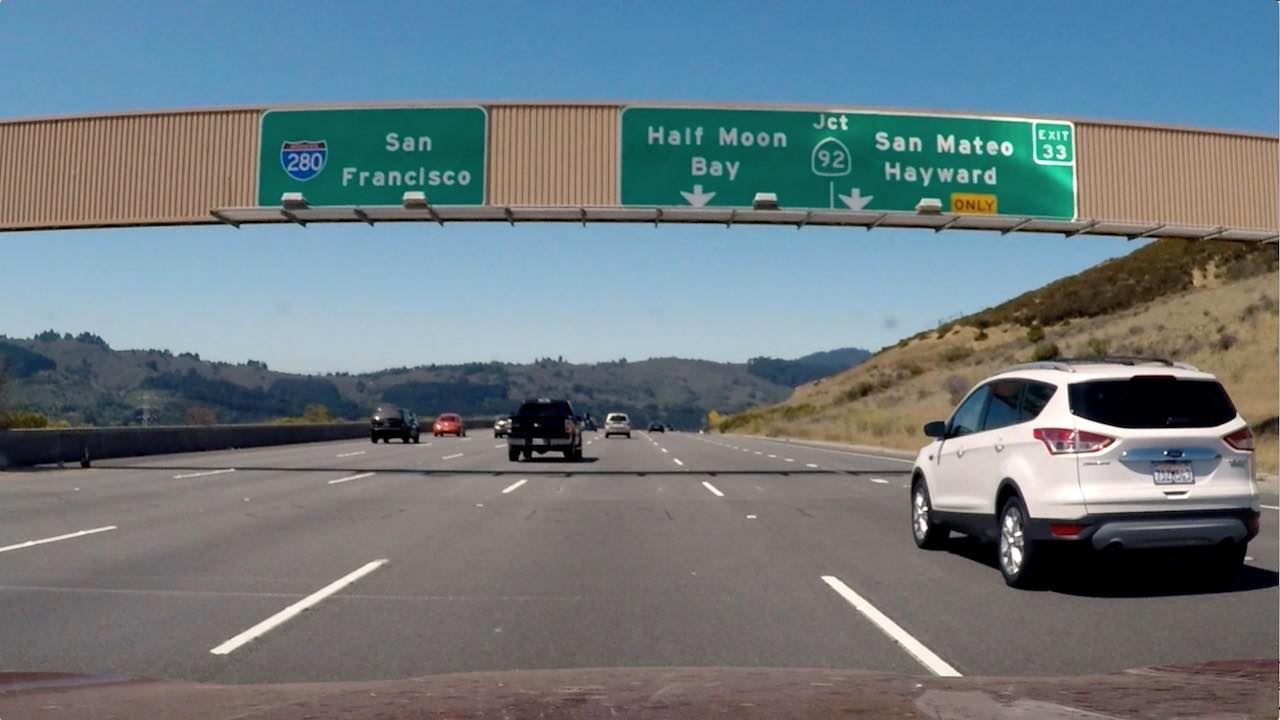
#> input picture signs_vehicles_xygrad.png, 1280 x 720 px
$ python GradientSample.py   (older library calls are emulated)
#> lines starting #> are read from the running program, lines starting #| are printed output that depends on the picture
import numpy as np
import cv2
import matplotlib.pyplot as plt
import matplotlib.image as mpimg
import pickle

# Read in an image
image = mpimg.imread('signs_vehicles_xygrad.png')
#> image is the input picture: shape (720, 1280, 3) float32; mean R, G, B 0.428, 0.477, 0.5


# Define a function that applies Sobel x and y,
# then computes the magnitude of the gradient
# and applies a threshold
# [48 lines left out: functions mag_thresh, dir_threshold, hls_select_s, not called in this run]


def pipeline(img, s_thresh=(0.3, 1.0), sm_thresh=(50, 130), sd_thresh=(0.7, 1.15)):
#> called with s_thresh = (0.3, 1), sm_thresh = (50, 130), sd_thresh = (0.7, 1.15)
    img = np.copy(img)
    # Convert to HLS color space and separate the V channel
    hls = cv2.cvtColor(img, cv2.COLOR_RGB2HLS).astype(np.float)
    l_channel = hls[:, :, 1]
    s_channel = hls[:, :, 2]
    # Sobel
    sobelx = cv2.Sobel(l_channel, cv2.CV_64F, 1, 0, ksize=3)
    sobely = cv2.Sobel(l_channel, cv2.CV_64F, 0, 1, ksize=3)
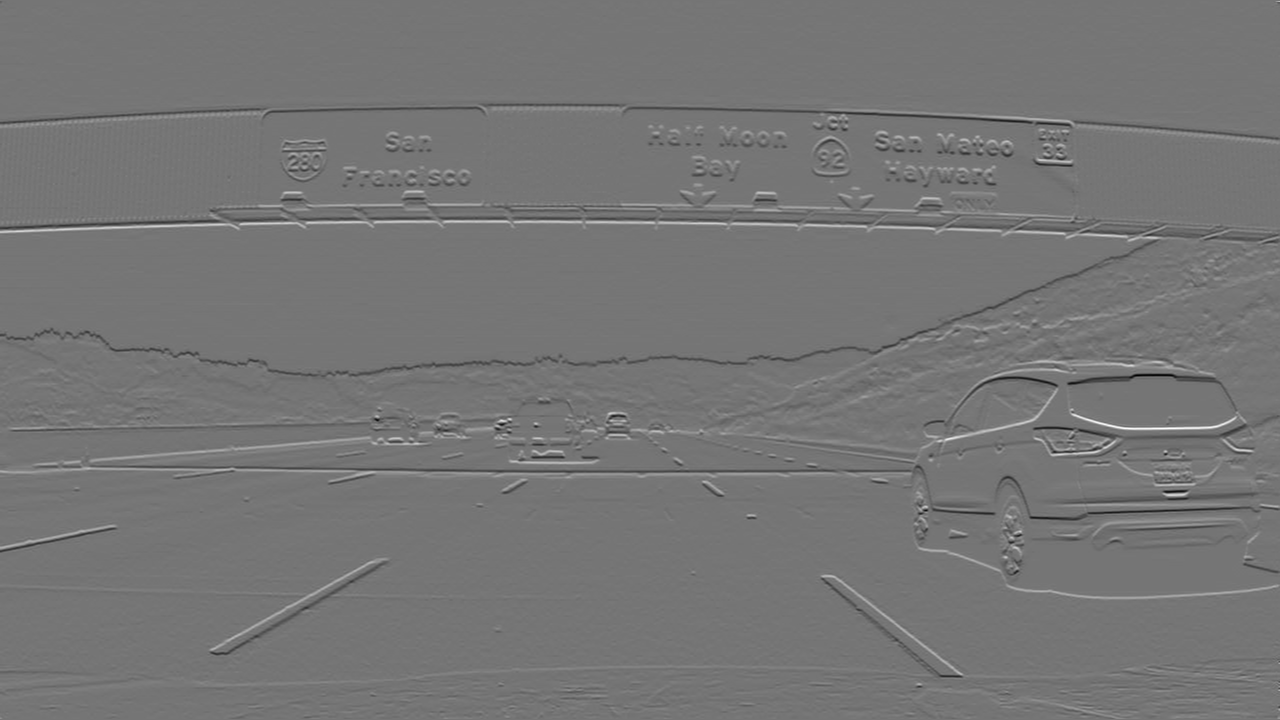
#> sobely: shape (720, 1280) float64; min -3.1, max 3.61, mean -0.00117; drawn with min black and max white

    sobel_mag = np.sqrt(np.square(sobelx) + np.square(sobely))
    scaled_sobel = np.uint8(255 * sobel_mag / np.max(sobel_mag))

    # Threshold gradient magnitude
    sm_binary = np.zeros_like(scaled_sobel)
    sm_binary[(scaled_sobel >= sm_thresh[0]) & (scaled_sobel <= sm_thresh[1])] = 1

    # Sobel again for gradient direction computation
    sobelx = cv2.Sobel(l_channel, cv2.CV_64F, 1, 0, ksize=7)
    sobely = cv2.Sobel(l_channel, cv2.CV_64F, 0, 1, ksize=7)
    abs_sobelx = np.abs(sobelx)
    abs_sobely = np.abs(sobely)
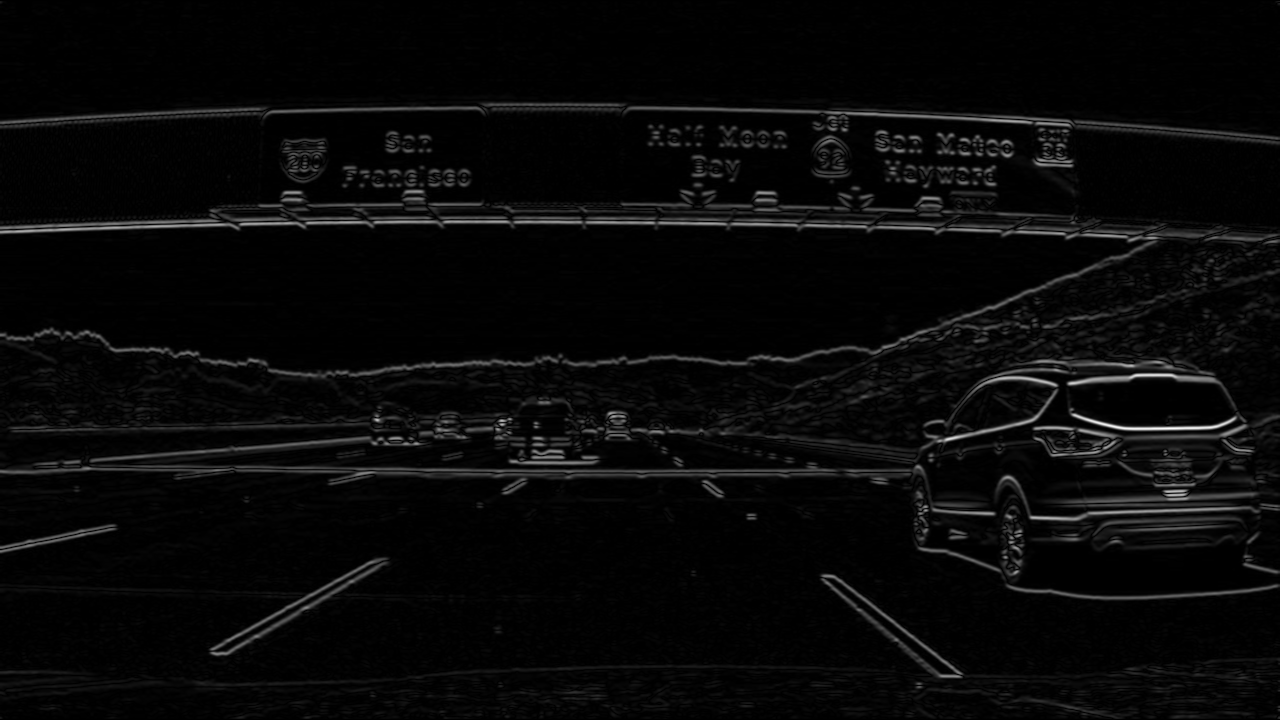
#> abs_sobely: shape (720, 1280) float64; min 0, max 590.4, mean 20.6; drawn with min black and max white
    grad_dir = np.arctan2(abs_sobely, abs_sobelx)
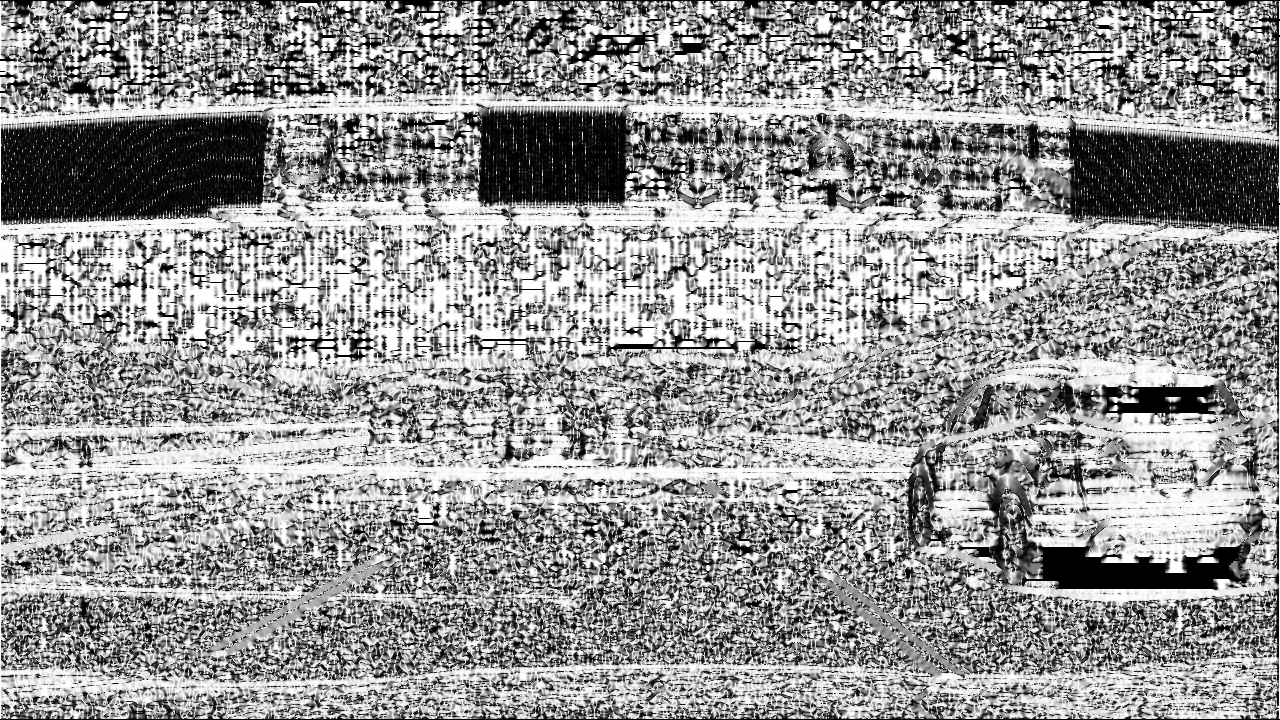
#> grad_dir: shape (720, 1280) float64; min 0, max 1.57, mean 0.926; drawn with min black and max white

    # Create a binary mask where direction thresholds are met
    sd_binary = np.zeros_like(grad_dir)
    sd_binary[(grad_dir >= sd_thresh[0]) & (grad_dir <= sd_thresh[1])] = 1
    #remove some isolated noise pixels
    sd_binary = cv2.morphologyEx(sd_binary, cv2.MORPH_OPEN, cv2.getStructuringElement(cv2.MORPH_RECT,(3,3)))
    # Threshold saturation channel
    s_binary = np.zeros_like(s_channel)
    s_binary[(s_channel > s_thresh[0]) & (s_channel <= s_thresh[1])] = 1
    # Stack channels
    color_binary = np.dstack((sd_binary, sm_binary, s_binary))

    return color_binary

# Run the function
combined = pipeline(image, s_thresh=(0.3, 1.0), sm_thresh=(50, 130), sd_thresh=(0.7, 1.15))
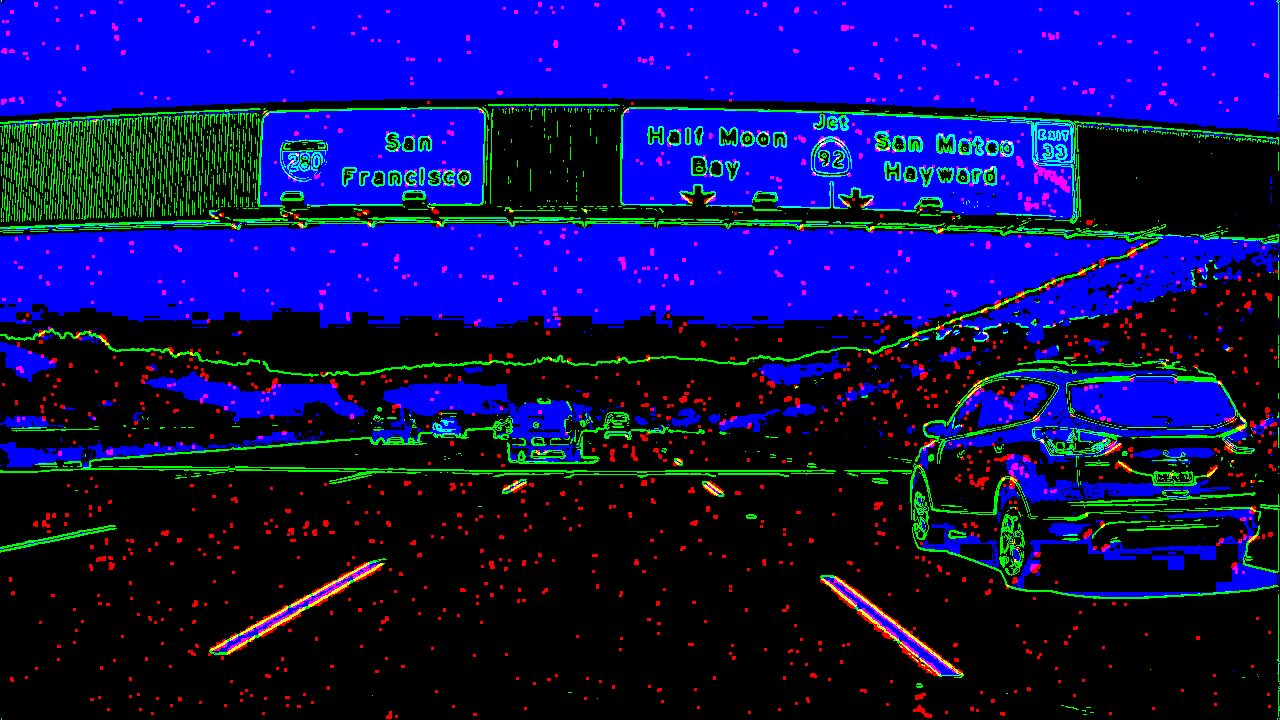
#> combined: shape (720, 1280, 3) float64; mean R, G, B 0.0285, 0.054, 0.377
# [6 lines of commented-out code are left out]
f, (ax1, ax2) = plt.subplots(1, 2, figsize=(24, 9))
f.tight_layout()
ax1.imshow(image)
ax1.set_title('Original Image', fontsize=50)
#ax2.imshow(combined, cmap='gray')
ax2.imshow(combined)
ax2.set_title('Thresholded Gradients', fontsize=50)
plt.subplots_adjust(left=0., right=1, top=0.9, bottom=0.)
plt.show()
